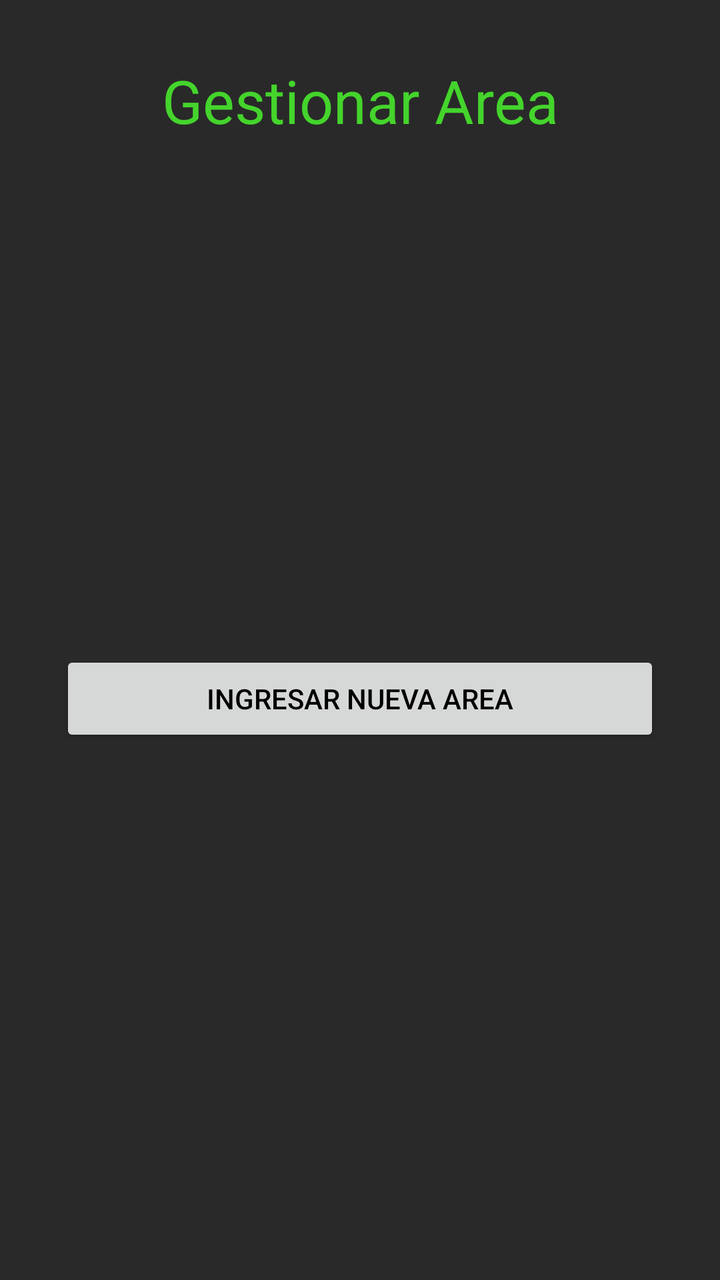
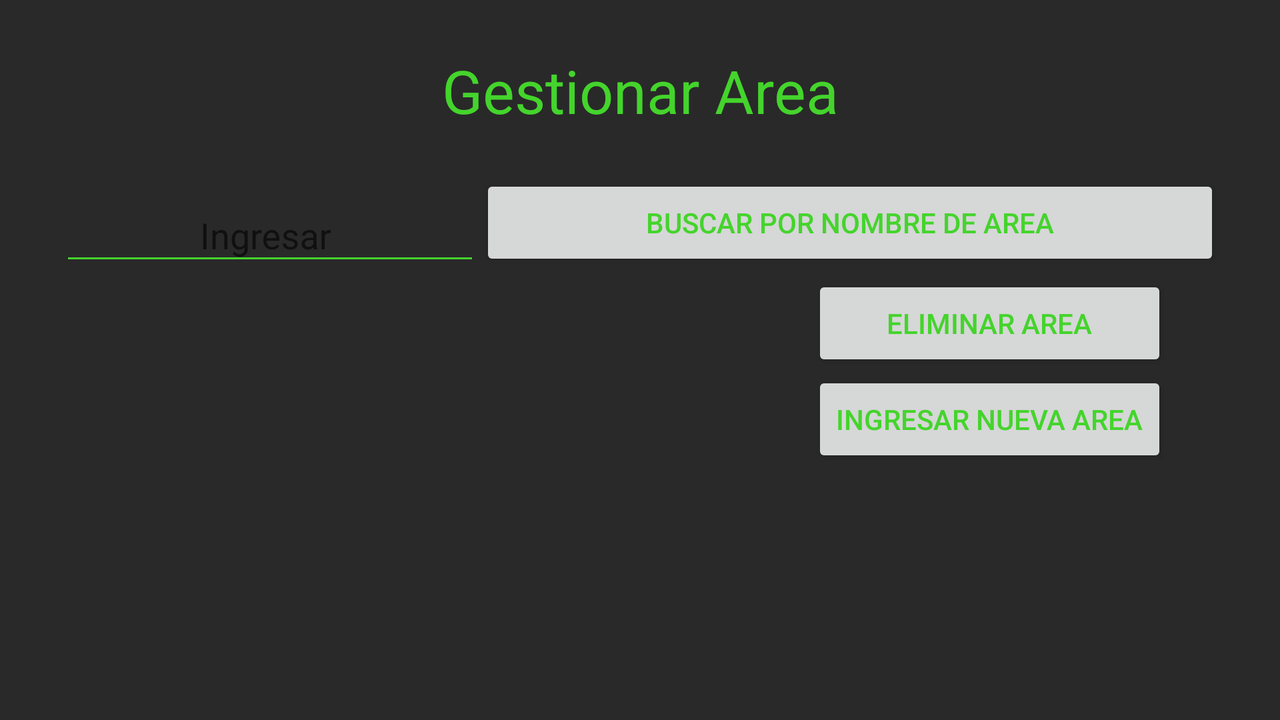

Two renders of one Android screen. The first uses the default layout on a phone; the second uses the alternative layout the repository ships for a different screen configuration, on a matching device. The two XML files are below.
<!-- AndroidManifest.xml: application theme AppTheme -->
<!-- res/layout/activity_gestionar_area.xml -->
<?xml version="1.0" encoding="utf-8"?>
<RelativeLayout xmlns:android="http://schemas.android.com/apk/res/android"
    xmlns:app="http://schemas.android.com/apk/res-auto"
    xmlns:tools="http://schemas.android.com/tools"
    android:layout_width="match_parent"
    android:layout_height="match_parent"
    tools:context="com.kendito.ote.Organizador.Area.gestionarAreaActivity"
    android:paddingLeft="30dp"
    android:paddingRight="30dp"
    android:paddingTop="30dp"
    android:paddingBottom="30dp">

    <LinearLayout
        android:layout_width="match_parent"
        android:layout_height="match_parent"
        android:orientation="vertical"
        android:gravity="center_horizontal">

        <TextView
            android:layout_width="match_parent"
            android:layout_height="wrap_content"
            android:gravity="center_horizontal"
            android:text="Gestionar Area"
            android:textSize="30dp"
            android:paddingBottom="50dp"/>






        <androidx.recyclerview.widget.RecyclerView
            android:id="@+id/recyclerViewGestionarArea"
            android:layout_width="match_parent"
            android:layout_height="155dp"
            android:layout_gravity="center">
        </androidx.recyclerview.widget.RecyclerView>



        <TableLayout

            android:layout_width="match_parent"
            android:layout_height="wrap_content"
            android:paddingTop="50dp">

            <TableRow>
                <Button
                    android:id="@+id/btnAreaAgregar"
                    android:layout_width="match_parent"
                    android:layout_height="wrap_content"
                    android:layout_weight="1"
                    android:text="Ingresar nueva Area"
                    android:textColor="@color/negro"/>
            </TableRow>


        </TableLayout>

    </LinearLayout>

</RelativeLayout>
<!-- resources referenced by this layout -->
<resources>
  <color name="negro">#000000</color>
  <!-- from res/values-v21/ -->
  <style name="AppTheme" parent="Theme.AppCompat.DayNight">
          
          <item name="colorPrimary">@color/colorAccent</item>
          <item name="colorAccent">@color/colorAccent</item>
          <item name="android:colorBackground">@color/background_material_light</item>
          <item name="android:colorForeground">@color/foreground_material_light</item>
          <item name="android:textColorPrimary">@android:color/black</item>
          <item name="android:textColorPrimaryInverse">@color/colorAccent</item>
          <item name="android:windowBackground">?android:attr/colorBackground</item>
          <item name="android:textColorSecondary">@color/colorAccent</item>
          <item name="android:textColor">@color/colorAccent</item>
          <item name="android:statusBarColor">@color/negro</item>
      </style>
  <color name="colorAccent">#44d42c</color>
  <color name="background_material_light">#292929</color>
  <color name="foreground_material_light">#e5dddd</color>
</resources>
<!-- res/layout-land/activity_gestionar_area.xml (the repository's variant of the layout above) -->
<!-- drawn on the phone turned sideways -->
<?xml version="1.0" encoding="utf-8"?>
<RelativeLayout xmlns:android="http://schemas.android.com/apk/res/android"
    android:orientation="vertical" android:layout_width="match_parent"
    android:layout_height="match_parent"
    android:paddingLeft="30dp"
    android:paddingRight="30dp"
    android:paddingTop="25dp"
    android:paddingBottom="30dp">

    <LinearLayout
        android:layout_width="match_parent"
        android:layout_height="match_parent"
        android:orientation="vertical"
        android:gravity="center_horizontal">

        <TextView
            android:layout_width="match_parent"
            android:layout_height="wrap_content"
            android:gravity="center_horizontal"
            android:text="Gestionar Area"
            android:textSize="30dp"/>


        <TableLayout
            android:layout_width="match_parent"
            android:layout_height="wrap_content"
            android:paddingTop="20dp">

            <TableRow
                android:gravity="center_vertical">

                <com.google.android.material.textfield.TextInputLayout
                    android:layout_width="wrap_content"
                    android:layout_height="wrap_content">

                    <EditText
                        android:id="@+id/txtBuscarArea"
                        android:layout_width="match_parent"
                        android:layout_weight="1"
                        android:layout_height="match_parent"
                        android:ems="10"
                        android:gravity="center"
                        android:hint="Ingresar "
                        android:inputType="textPersonName"
                        />

                </com.google.android.material.textfield.TextInputLayout>

                <Button
                    android:id="@+id/btnBuscarArea"
                    android:layout_height="wrap_content"
                    android:layout_width="wrap_content"
                    android:layout_weight="1"
                    android:text="Buscar por nombre de area"/>
            </TableRow>

        </TableLayout>



        <TableLayout

            android:layout_width="match_parent"
            android:layout_height="wrap_content">

            <TableRow
                android:layout_width="match_parent"
                android:layout_height="match_parent"
                android:gravity="center">

                <ScrollView
                    android:layout_width="350dp"
                    android:layout_height="wrap_content"
                    android:paddingBottom="20dp"
                    android:paddingTop="30dp">
                    <androidx.recyclerview.widget.RecyclerView
                        android:id="@+id/recyclerViewGestionarArea"
                        android:layout_width="match_parent"
                        android:layout_height="wrap_content">
                    </androidx.recyclerview.widget.RecyclerView>
                </ScrollView>


                <TableLayout>

                    <TableRow>

                        <Button
                            android:id="@+id/btnAreaEliminar"
                            android:layout_width="match_parent"
                            android:layout_height="wrap_content"
                            android:layout_weight="1"
                            android:text="Eliminar Area" />
                    </TableRow>

                    <TableRow>

                        <Button
                            android:id="@+id/btnAreaAgregar"
                            android:layout_width="match_parent"
                            android:layout_height="wrap_content"
                            android:text="Ingresar nueva Area" />
                    </TableRow>
                </TableLayout>

            </TableRow>


            <TableRow>


            </TableRow>


        </TableLayout>

    </LinearLayout>




</RelativeLayout>
<!-- resources referenced by the variant -->
<!-- as the phone turned sideways resolves them -->
<resources>
  <!-- from res/values-v21/ -->
  <style name="AppTheme" parent="Theme.AppCompat.DayNight">
          
          <item name="colorPrimary">@color/colorAccent</item>
          <item name="colorAccent">@color/colorAccent</item>
          <item name="android:colorBackground">@color/background_material_light</item>
          <item name="android:colorForeground">@color/foreground_material_light</item>
          <item name="android:textColorPrimary">@android:color/black</item>
          <item name="android:textColorPrimaryInverse">@color/colorAccent</item>
          <item name="android:windowBackground">?android:attr/colorBackground</item>
          <item name="android:textColorSecondary">@color/colorAccent</item>
          <item name="android:textColor">@color/colorAccent</item>
          <item name="android:statusBarColor">@color/negro</item>
      </style>
  <color name="colorAccent">#44d42c</color>
  <color name="background_material_light">#292929</color>
  <color name="foreground_material_light">#e5dddd</color>
  <color name="negro">#000000</color>
</resources>
